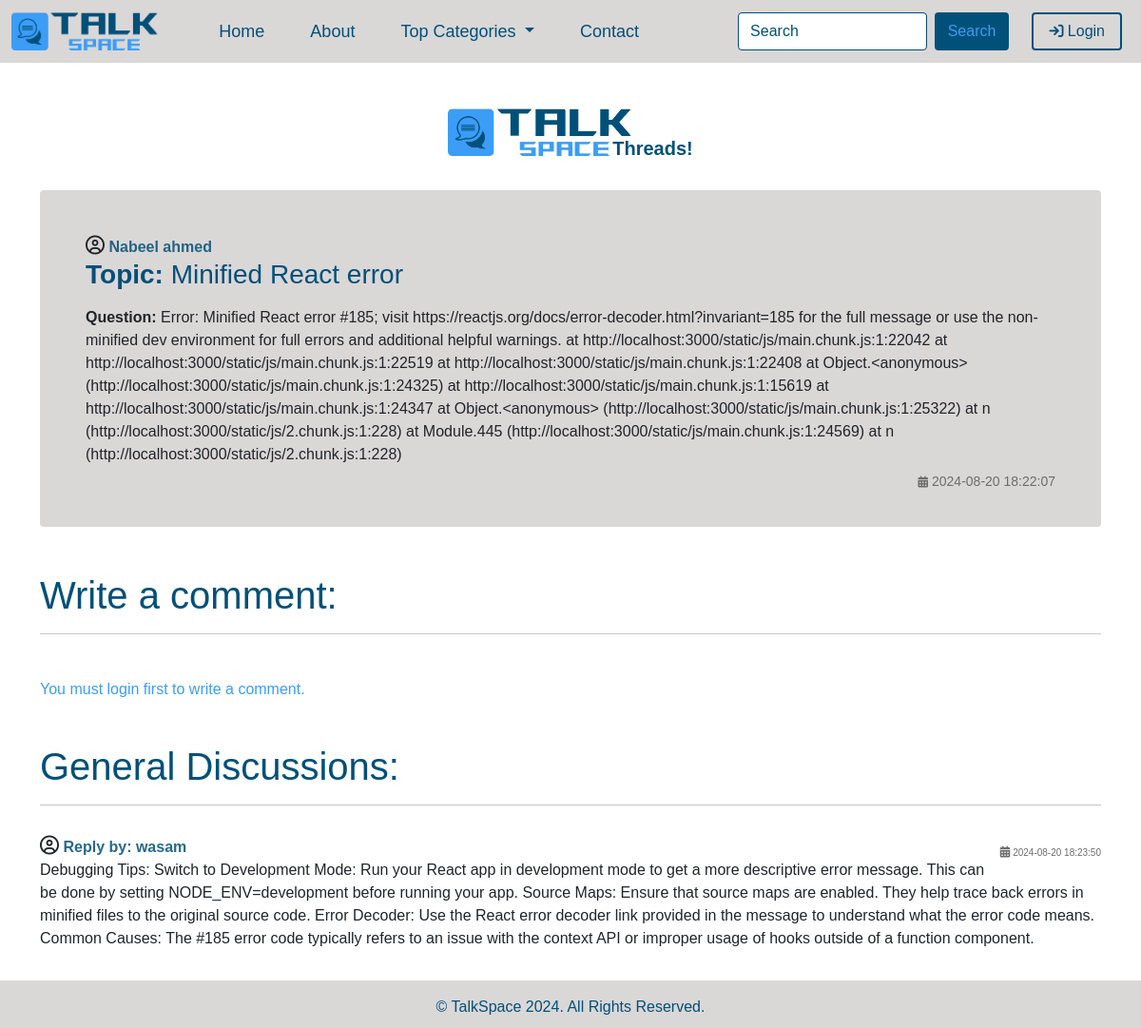
Screenshot of /thread.php?thread_id=50 with the database file from the repository.
### tables this page shows
CREATE TABLE `threads` (
  `thread_id` int(11) NOT NULL,
  `thread_cat` varchar(220) NOT NULL,
  `thread_username` varchar(220) NOT NULL,
  `thread_topic` varchar(1255) NOT NULL,
  `thread_question` text NOT NULL,
  `thread_time` datetime NOT NULL DEFAULT current_timestamp()
);

CREATE TABLE `comments` (
  `comment_id` int(11) NOT NULL,
  `comment_username` varchar(250) NOT NULL,
  `thread_id` int(8) NOT NULL,
  `comment_content` text NOT NULL,
  `comment_time` datetime NOT NULL DEFAULT current_timestamp()
);

### thread.php (the view, shortened to what this page needs)
<!doctype html>
<html lang="en">
<head>
    <link href="https://cdn.jsdelivr.net/npm/bootstrap@5.0.2/dist/css/bootstrap.min.css" rel="stylesheet"
>
    <link rel="stylesheet" href="https://cdnjs.cloudflare.com/ajax/libs/font-awesome/6.6.0/css/all.min.css">
    <link rel="stylesheet" href="style/style.css">
</head>
<body>
    <?php include 'partials/_header.php'; ?>
    <section id="hero">
        <div class="container d-flex justify-content-center my-5 mb-0">
            <img src="asset/logo/logo.png" alt="" height="50px">
            <h5 class="category_heading"><b>Threads!</b></h5>
        </div>
        <?php
        if(isset($_GET['thread_id'])){
            $id = $_GET['thread_id'];
        }
            $sql="SELECT * FROM `threads` WHERE `thread_id` = '$id'";
            $result = mysqli_query($conn, $sql);
            while($row = mysqli_fetch_assoc($result)){
                $username = $row['thread_username'];
                $topic = $row['thread_topic'];
                $question = $row['thread_question'];
                $time = $row['thread_time'];
            }
        ?>
        <div class="container ">
            <div class="jumbotron mt-4 p-5 rounded">
                <i class="fa-regular fa-circle-user" style=" font-size: 20px; "></i>
                <strong><?php echo $username; ?></strong>
                <h3 class="mb-3"><b>Topic: </b><?php echo $topic; ?></h3>
                <p><b>Question: </b><?php echo $question; ?></p>
                <small style="margin-top: -10px; float: right;">
                    <i class="fa-solid fa-calendar-days" style=" font-size: 12px; "></i>
                    <?php echo $time; ?>
                </small>
            </div>
        </div>
        <?php
        if (isset($_SESSION['loggedin']) && $_SESSION['loggedin'] == true){
            echo'
            <div class="ask_question container">
            <h1 class="mt-5">Write a comment:</h1>
            <hr>
            <div class="row">
                <div class="col-lg-6">
                    <form action="'. $_SERVER['REQUEST_URI']. '" method="post">
                        <div class="form-group mt-2">
                            <label class="form-label"><b>Comment:</b></label>
                            <textarea class="form-control" placeholder="Write your Comment" id="exampleFormControlTextarea1"
                                name="comment_content" rows="11" Required></textarea>
                        </div>
                        <div class="form-group mt-3">
                            <button type="submit" class="btn btn-outline-success">Submit</button>
                        </div>
                    </form>
                </div>
                <div class="col-lg-6">
                    <img src="asset/img/thread-bg.jpg" alt="Image" class="img-fluid ">
                </div>
            </div>
        </div>
            ';
        }
        else{
            echo '
            <div class="ask_question container">
            <h1 class="mt-5">Write a comment:</h1>
            <hr>
            <div class="media-body my-5">
                <h6>You must login first to write a comment.</h6>
            </div>
            </div>
            ';
        }
        ?>
        <div class="questions container">
            <h1 class="mt-5">General Discussions:</h1>
            <hr>
            <?php
             if(isset($_GET['thread_id'])){
                $id = $_GET['thread_id'];
                $sql="SELECT * FROM `comments` WHERE `thread_id` = '$id' ORDER BY `comment_id` DESC";
                $result = mysqli_query($conn, $sql);
                $num = mysqli_num_rows($result);
                if($num > 0){
                while($row = mysqli_fetch_assoc($result)){
                    $username = $row['comment_username'];
                    $comment_time = $row['comment_time'];
                    $comment = $row['comment_content'];
                    echo'
                    <div class="media py-3">
                        <div class="media-body mb-2">
                            <i class="fa-regular fa-circle-user" style=" font-size: 20px; "></i>
                            <strong>Reply by: '.$username.'</strong>
                            <div class="comment_time" style="margin-top: 10px; float: right;">
                                <i class="fa-solid fa-calendar-days" style=" font-size: 12px; "></i> '
                                .$comment_time .
                            '</div>
                            <p>'.$comment.'</p>
                        </div>
                    </div>
                    ';
                }
                }
                    else{
                        echo '
                        <div class="media-body my-5">
                        <h6>No one responded to this thread question.</h6>
                        </div>
                        ';
                    }
            }
                ?>
    </section>
    <?php include 'partials/_footer.php'; ?>
</body>
</html>

### style/style.css (style rules this page uses)
* { font-family: 'Gill Sans', 'Gill Sans MT', Calibri, 'Trebuchet MS', sans-serif; }
#hero { max-height: 100%; max-width: 100%; min-height: 100vh; }
#hero .category_heading { color: #015079; margin-top: 30px; margin-left: -20px; }
.jumbotron h1, h3, strong { color: #015079; }
.jumbotron strong { color: #014f79da; }
.jumbotron small { color: #6e6d6d; }
.jumbotron { background-color: #dad7d7; }
.ask_question h1 { color: #015079; }
.questions h1 { color: #015079; }
.media-body strong { color: #014f79da; }
.media-body h6 { color: #3B9DF6; }
.media-body .comment_time { color: #6e6d6d; font-size: 10px; }

### rows the page displays
threads: thread_username "Nabeel ahmed", thread_topic "Minified React error", thread_question "Error: Minified React error #185; visit https://reactjs.org/docs/error-decoder.html?invariant=185 for the full message or use the non-minified dev environment for full errors and additional helpful warnings. at http://localhost:3000/static/js/main.chunk.js:1:22042 at http://localhost:3000/static/js/main.chunk.js:1:22519 at http://localhost:3000/static/js/main.chunk.js:1:22408 at Object.<anonymous> (http://localhost:3000/static/js/main.chunk.js:1:24325) at http://localhost:3000/static/js/main.chunk.js:1:15619 at http://localhost:3000/static/js/main.chunk.js:1:24347 at Object.<anonymous> (http://localhost:3000/static/js/main.chunk.js:1:25322) at n…", thread_time "2024-08-20 18:22:07"
comments: comment_username "wasam", comment_time "2024-08-20 18:23:50", comment_content "Debugging Tips: Switch to Development Mode: Run your React app in development mode to get a more descriptive error message. This can be done by setting NODE_ENV=development before running your app. Source Maps: Ensure that source maps are enabled. They help trace back errors in minified files to the original source code. Error Decoder: Use the React error decoder link provided in the message to understand what the error code means. Common Causes: The #185 error code typically refers to an issue with the context API or improper usage of hooks outside of a function component."
